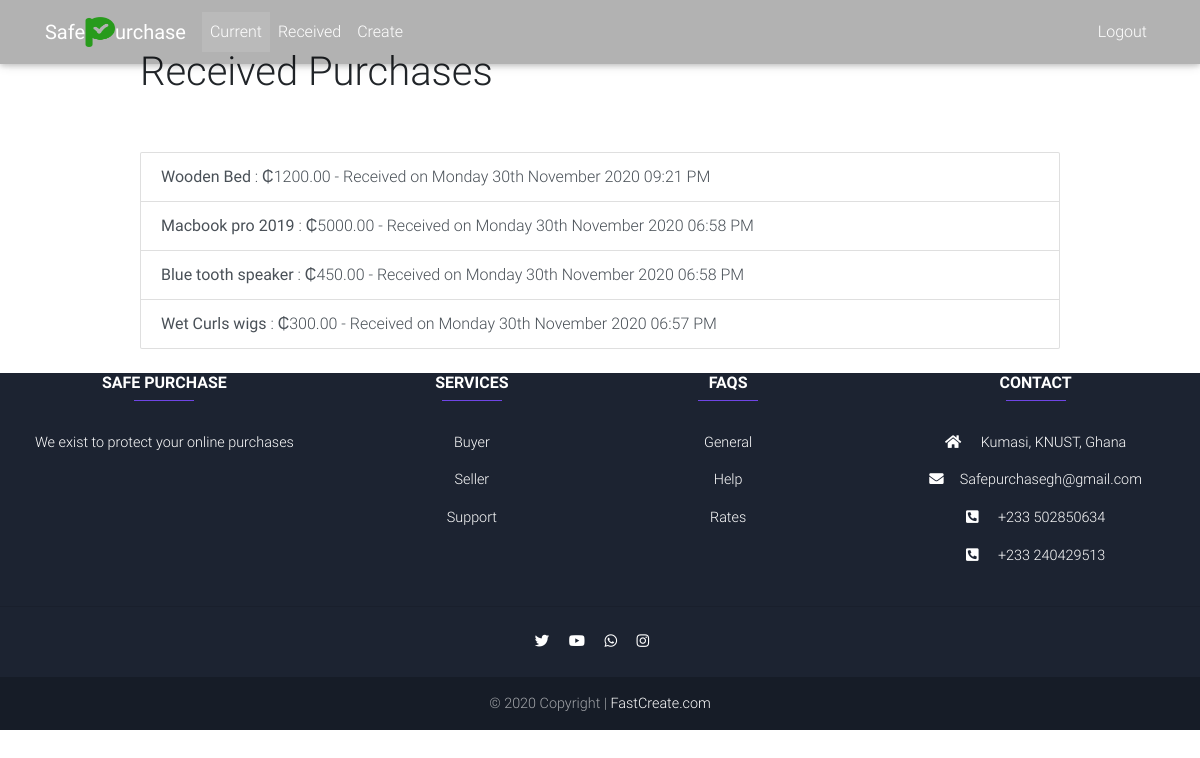
/received/ (signed in), run on the app's committed database.
### purchase/models.py (models this page shows, shortened)
class Purchase(models.Model):
    title = models.CharField(max_length=100)
    price = models.DecimalField(max_digits=10, decimal_places=2, null=True, blank=True)
    created = models.DateTimeField(auto_now_add=True)
    datereceived = models.DateTimeField(null=True, blank=True)
    user = models.ForeignKey(User, on_delete=models.CASCADE)

### purchase/views.py (the view)
# urls.py: path('received/', views.receivedpurchases, name='receivedpurchases'),
@login_required
def receivedpurchases(request):
    purchases = Purchase.objects.filter(user=request.user, datereceived__isnull=False).order_by('-datereceived')
    return render(request, 'purchase/receivedpurchases.html', {'purchases':purchases})

### purchase/templates/purchase/receivedpurchases.html
{% extends "purchase/base.html" %}
{% block content %}
    <div class="row justify-content-center mt-5">
        <div class="col-md-10">
            <h1>Received Purchases</h1>
        </div>
    </div>
    <div class="row justify-content-center mt-5">
        <div class="col-md-10">
            <div class="list-group">
                {% for purchase in purchases %}
                    <a href="{% url 'viewreceivedpurchase' purchase.id %}" class="list-group-item list-group-item-action"><b>{{ purchase.title }}</b> : ₵{{ purchase.price }} - Received on {{ purchase.datereceived|date:'l jS F Y h:i A' }}</a>
                {% endfor %}
            </div>
        </div>
    </div>
{% endblock %}

### purchase/templates/purchase/base.html (shortened to what this page needs)
{% load static %}
<!DOCTYPE html>
<html lang="en">
<head>
  <link rel="stylesheet" href="https://use.fontawesome.com/releases/v5.15.1/css/all.css">
  <link rel="stylesheet" href="{% static 'purchase/css/bootstrap.min.css' %}">
  <link rel="stylesheet" href="{% static 'purchase/css/mdb.min.css' %}">
  <link rel="stylesheet" href="{% static 'purchase/css/style.min.css' %}">
</head>
<body>
  <nav class="navbar fixed-top navbar-expand-lg navbar-dark scrolling-navbar">
    <div class="container">
      <a class="navbar-brand" href="{% url 'home' %}">
        <strong>Safe</strong><img src="{% static 'purchase/logo.png' %}" width="30" height="30" class="d-inline-block align-top"><strong>urchase</strong>
      </a>
      <div class="collapse navbar-collapse" id="navbarSupportedContent">
{% if user.is_authenticated %}
        <ul class="navbar-nav mr-auto">
          <li class="nav-item active">
            <a class="nav-link" href="{% url 'currentpurchases' %}">Current<span class="sr-only">(current)</span></a>
          </li>
          <li class="nav-item {{ received }}">
            <a class="nav-link" href="{% url 'receivedpurchases' %}">Received</a>
          </li>
          <li class="nav-item {{ create }}">
            <a class="nav-link" href="{% url 'createpurchase' %}">Create</a>
          </li>
        </ul>
 {% endif %}
<ul class="navbar-nav ml-auto">
            {% if user.is_authenticated %}
                <li class="nav-item">
                    <a href="#" onclick="$('#signOutBtn').click()" class="nav-link">Logout</a>
                </li>
            {% endif %}
        </ul>
      </div>
    </div>
  </nav>
  <div class="container">
{% block content %}{% endblock %}
</div>
  <footer class="page-footer text-center font-small mt-4 wow fadeIn">
    <div class="row mt-3">
      <div class="col-md-3 col-lg-4 col-xl-3 mx-auto mb-4">
        <h6 class="text-uppercase font-weight-bold">Safe Purchase</h6>
        <hr class="deep-purple accent-2 mb-4 mt-0 d-inline-block mx-auto" style="width: 60px;">
        <p>We exist to protect your online purchases</p>
      </div>
      <div class="col-md-2 col-lg-2 col-xl-2 mx-auto mb-4">
        <h6 class="text-uppercase font-weight-bold">Services</h6>
        <hr class="deep-purple accent-2 mb-4 mt-0 d-inline-block mx-auto" style="width: 60px;">
        <p>
          <a href="#!">Buyer</a>
        </p>
        <p>
          <a href="#!">Seller</a>
        </p>
       <p>
       <a href="#!">Support</a>
       </p>
      </div>
      <div class="col-md-3 col-lg-2 col-xl-2 mx-auto mb-4">
        <h6 class="text-uppercase font-weight-bold">FAQs</h6>
        <hr class="deep-purple accent-2 mb-4 mt-0 d-inline-block mx-auto" style="width: 60px;">
        <p>
          <a href="#!">General</a>
        </p>
        <p>
          <a href="#!">Help</a>
        </p>
        <p>
          <a href="#!">Rates</a>
        </p>
      </div>
      <div class="col-md-4 col-lg-3 col-xl-3 mx-auto mb-md-0 mb-4">
        <h6 class="text-uppercase font-weight-bold">Contact</h6>
        <hr class="deep-purple accent-2 mb-4 mt-0 d-inline-block mx-auto" style="width: 60px;">
        <p>
          <i class="fas fa-home mr-3"></i> Kumasi, KNUST, Ghana</p>
        <p>
          <i class="fas fa-envelope mr-3"></i>Safepurchasegh@gmail.com</p>
        <p>
          <i class="fas fa-phone-square-alt mr-3"></i> +233 502850634</p>
        <p>
          <i class="fas fa-phone-square-alt mr-3"></i> +233 240429513</p>
      </div>
    </div>
    <hr class="my-4">
    <div class="col-md-3 col-lg-2 col-xl-2 mx-auto mb-4">
      <a href="https://twitter.com/safepurchasegh" target="_blank">
        <i class="fab fa-twitter mr-3"></i>
      </a>
      <a href="https://www.youtube.com/channel/UCxD1CdoJDUHjBkbFKYWTO1A" target="_blank">
        <i class="fab fa-youtube mr-3"></i>
      </a>
      <a href="https://wa.link/qe2dr9" target="_blank">
        <i class="fab fa-whatsapp mr-3"></i>
      </a>
      <a href="https://www.instagram.com/safepurchasegh/" target="_blank">
        <i class="fab fa-instagram mr-3"></i>
      </a>
    </div>
    <div class="footer-copyright py-3">
     © 2020 Copyright |
      <a href="https://fastcreate.com" target="_blank">FastCreate.com</a>
    </div>
  </footer>
</body>
</html>

### purchase/templates/purchase/base.html (style rules this page uses)
html, body, header, .view { height: 100%; }

### data on the page
Purchase: title "Wooden Bed", price "1200.00", datereceived "Monday 30th November 2020 09:21 PM"
Purchase: title "Macbook pro 2019", price "5000.00", datereceived "Monday 30th November 2020 06:58 PM"
Purchase: title "Blue tooth speaker", price "450.00", datereceived "Monday 30th November 2020 06:58 PM"
Purchase: title "Wet Curls wigs", price "300.00", datereceived "Monday 30th November 2020 06:57 PM"
